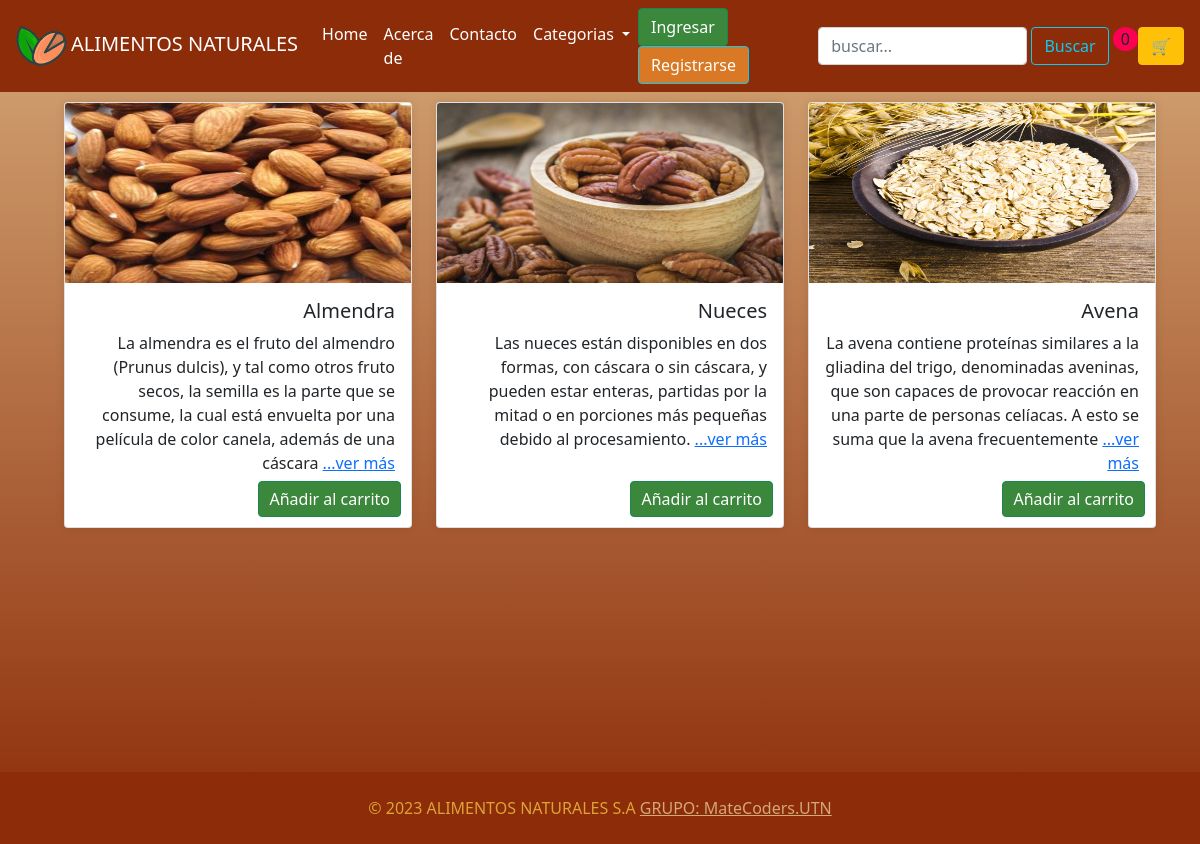
The app's page /categoria/1, older data.
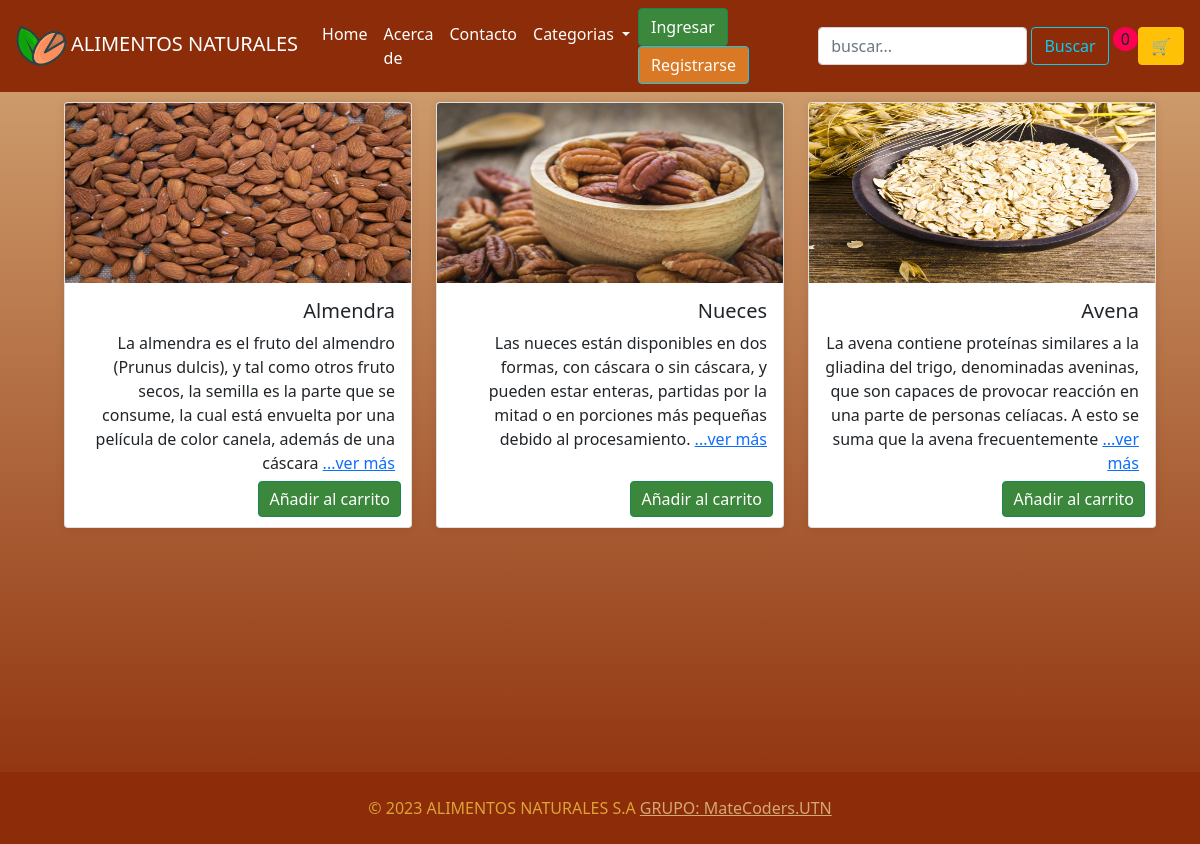
The same page, newer data.
### TIENDA/models.py (models this page shows, shortened)
class Producto(models.Model):
    titulo = models.CharField(max_length=100)
    imagen = models.FileField(upload_to= "imagenes", null = True )
    descripcion = models.TextField(max_length=1000)
    precio = models.FloatField()
    categoria = models.ForeignKey(Categoria,on_delete=models.CASCADE, related_name='categoria_producto')
    fecha = models.DateTimeField(auto_now_add=True)

### TIENDA/views.py (the view)
# urls.py: path('categoria/<int:id>', views.categoria, name = 'categorias'),
def categoria(request, id):
    return render(request, 'tienda/categorias.html', {
        'cat': Producto.objects.filter(categoria=id)
    })

### TIENDA/context_processor.py (called while the page is built)
def extras(request):
    if "carrito" not in request.session:
        request.session["carrito"] = []
    cantidad_productos = len(request.session['carrito'])
    return({'categoria': Categoria.objects.all(),
            'cantidad_productos': cantidad_productos,
            })

### TIENDA/models.py (called while the page is built)
    def __str__(self) -> str:
        return f'{self.titulo}'

### TIENDA/templates/tienda/categorias.html
{% extends 'tienda/layout.html' %}
{% block content %}
<div class="container">
    <div class="row">
        {% for c in cat %}
        <div class="col-md-4 mb-3">
            <div class="card text-end carta-categoria">
                <img src="{{ media_url }}{{ c.imagen.url }}" class="card-img-top" alt="..." style="max-height: 15vw;">
                <div class="card-body">
                    <h5 class="card-title">{{ c.titulo }}</h5>
                    <p class="card-text">{{ c.descripcion | slice:'0:200' }} <a href="{% url 'tienda:producto' c.id %}">...ver más</a></p>
                    <a href="{% url 'tienda:carrito' c.id %}" class="btn btn-success btn-cart">Añadir al carrito</a>
                </div>
            </div>
        </div>
        {% empty %}
        <h2 class="text-center">No hay productos en esta categoría</h2>
        {% endfor %}
    </div>
</div>
{% endblock content %}

Row changes from the older to the newer data that the page shows:
changed Producto "Almendra": imagen: a different picture
